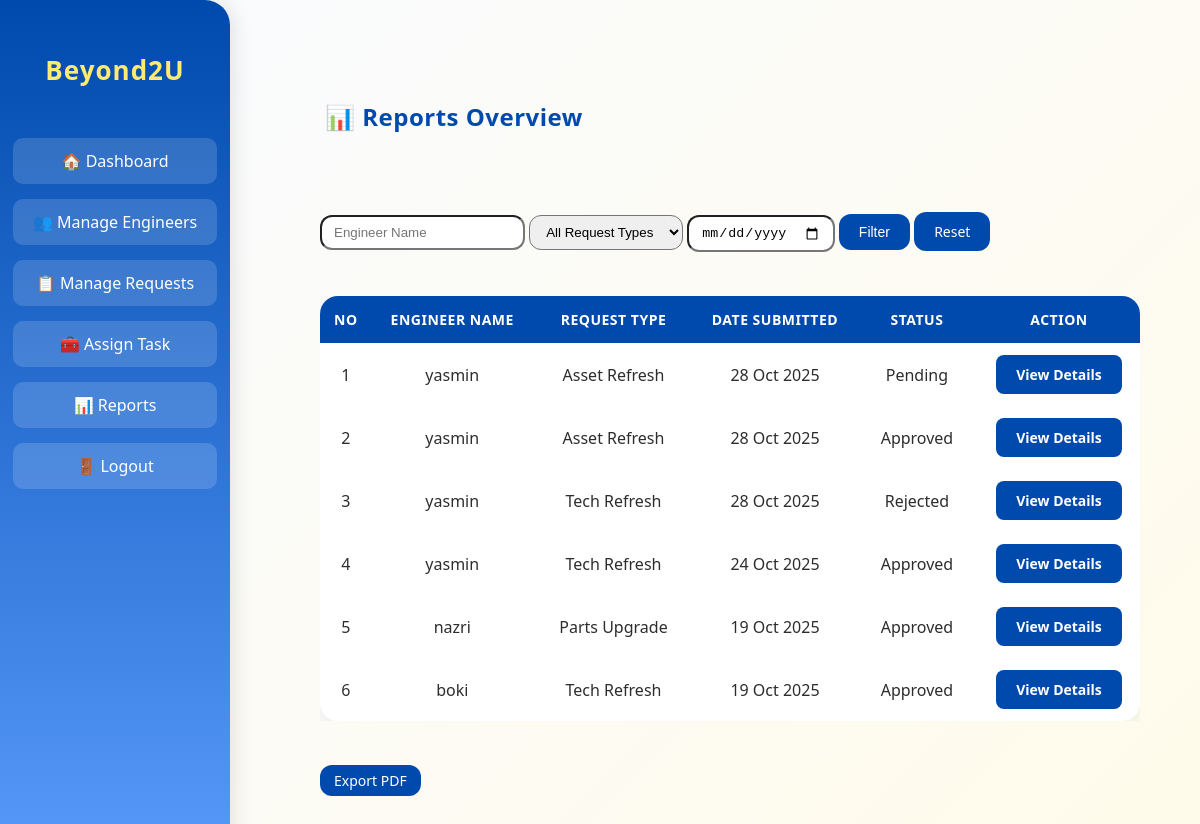
Page /beyond2u/dashboard/teamlead/reports/ (signed in) on the earlier database version.
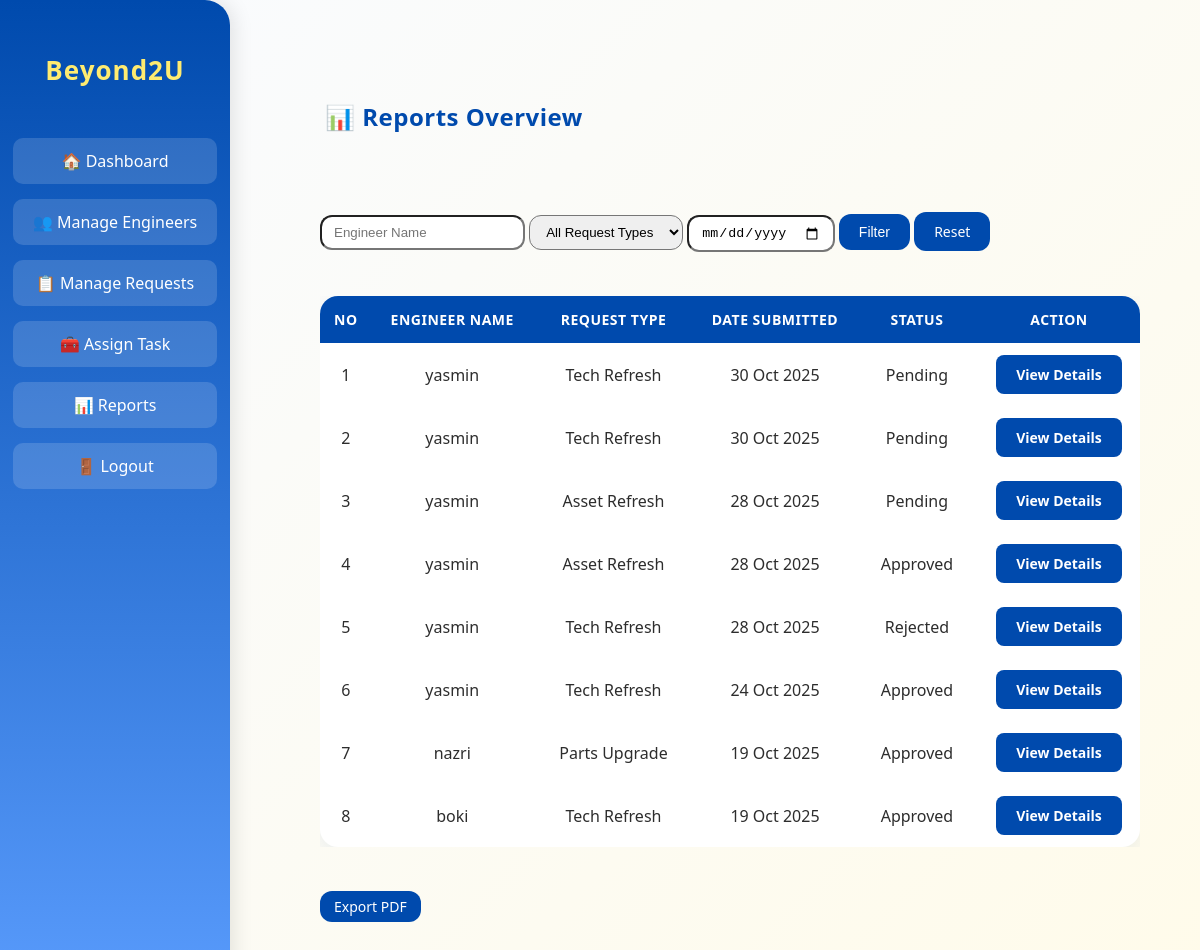
Same page on the later database version.
### inventorySystem/models.py (models this page shows, shortened)
class User(AbstractUser):
    ROLE_CHOICES = [
        ('TeamLead', 'Team Lead'),
        ('SystemEngineer', 'System Engineer'),
    ]
    role = models.CharField(max_length=20, choices=ROLE_CHOICES, default='SystemEngineer')

class Request(models.Model):
    TYPE_CHOICES = [
        ('Asset Refresh', 'Asset Refresh'),
        ('Parts Upgrade', 'Parts Upgrade'),
        ('Tech Refresh', 'Tech Refresh'),
    ]
    STATUS_CHOICES = [
        ('Pending', 'Pending'),
        ('Approved', 'Approved'),
        ('Rejected', 'Rejected'),
    ]
    FORMAT_STATUS_CHOICES = [
        ('Formatted', 'Formatted'),
        ('Not Formatted', 'Not Formatted'),
    ]
    UPLOAD_STATUS_CHOICES = [
        ('Uploaded', 'Uploaded'),
        ('Not Yet', 'Not Yet'),
    ]
    engineer = models.ForeignKey(settings.AUTH_USER_MODEL, on_delete=models.CASCADE)
    type = models.CharField(max_length=50, choices=TYPE_CHOICES)
    location = models.CharField(max_length=100)
    user = models.CharField(max_length=100)
    old_barcode = models.CharField(max_length=100, blank=True, null=True)
    new_barcode = models.CharField(max_length=100, blank=True, null=True)
    old_serial = models.CharField(max_length=100, blank=True, null=True)
    new_serial = models.CharField(max_length=100, blank=True, null=True)
    old_ip = models.GenericIPAddressField(blank=True, null=True)
    new_ip = models.GenericIPAddressField(blank=True, null=True)
    new_mac = models.CharField(max_length=50, blank=True, null=True)
    old_hostname = models.CharField(max_length=100, blank=True, null=True)
    new_hostname = models.CharField(max_length=100, blank=True, null=True)
    start_time = models.DateTimeField(blank=True, null=True)
    end_time = models.DateTimeField(blank=True, null=True)
    rescheduled_date = models.DateField(blank=True, null=True)
    status = models.CharField(max_length=20, choices=STATUS_CHOICES, default='Pending')
    format_status = models.CharField(max_length=20, choices=FORMAT_STATUS_CHOICES, blank=True, null=True)
    upload_status = models.CharField(max_length=20, choices=UPLOAD_STATUS_CHOICES, default='Not Yet')
    reason_not_formatted = models.TextField(blank=True, null=True)
    reason_not_uploaded = models.TextField(blank=True, null=True)
    remarks = models.TextField(blank=True, null=True)
    proof = models.FileField(upload_to='', blank=True, null=True)
    assigned_approver = models.ForeignKey(
        settings.AUTH_USER_MODEL,
        related_name='approver_requests',
        on_delete=models.SET_NULL,
        null=True,
        blank=True
    )
    created_at = models.DateTimeField(auto_now_add=True)
    updated_at = models.DateTimeField(auto_now=True)

### inventorySystem/views.py (the view, shortened to what this page needs)
# urls.py: path('dashboard/teamlead/reports/', views.reports, name='reports'),
@require_role('TeamLead')
def reports(request):
    engineer_name = request.GET.get('engineer_name', '').strip()
    request_type = request.GET.get('request_type', '').strip()
    date_filter = request.GET.get('start_date', '').strip()
    request_list = []
    reqs = Request.objects.filter(status__in=['Approved', 'Pending', 'Rejected']).order_by('-created_at')
    for r in reqs:
        request_list.append({
            'id': r.id,
            'engineer_name': r.engineer.username if r.engineer else "N/A",
            'request_type': r.type or "General Request",
            'date_submitted': r.created_at.date(),
            'status': r.status,
        })
    techs = TechRefreshRequest.objects.filter(status__in=['Approved', 'Pending', 'Rejected']).order_by('-submitted_at')
    if engineer_name:
        request_list = [r for r in request_list if engineer_name.lower() in r['engineer_name'].lower()]
    if request_type:
        request_list = [r for r in request_list if r['request_type'].lower() == request_type.lower()]
    if date_filter:
        request_list = [r for r in request_list if str(r['date_submitted']) == date_filter]
    request_list.sort(key=lambda x: x['date_submitted'], reverse=True)
    context = {
        'requests': request_list,
        'engineer_name': engineer_name,
        'request_type': request_type,
        'start_date': date_filter,
    }
    return render(request, 'reports.html', context)

### inventorySystem/views.py (called while the page is built, shortened)
def require_role(role):
    def decorator(view_func):
        @wraps(view_func)
        @login_required(login_url='login')
        def _wrapped(request, *args, **kwargs):
            return view_func(request, *args, **kwargs)
        return _wrapped
    return decorator

### inventorySystem/templates/reports.html (shortened to what this page needs)
{% extends 'base.html' %}
{% load static %}
{% block content %}
<div class="reports-container">
  <h2 class="reports-title">📊 Reports Overview</h2>
  <br>
  <br>
<form method="get" class="d-flex justify-content-end align-items-center gap-2 mb-4 flex-wrap">
  <input type="text" name="engineer_name" class="form-control" placeholder="Engineer Name" value="{{ engineer_name }}" style="max-width: 180px;">
  <select name="request_type" class="form-select" style="max-width: 180px;">
    <option value="">All Request Types</option>
  </select>
  <input type="date" name="start_date" class="form-control" value="{{ start_date }}" style="max-width: 170px;">
  <button type="submit" class="btn btn-primary btn-sm rounded-pill px-3">Filter</button>
  <a href="{% url 'reports' %}" class="btn btn-secondary btn-sm rounded-pill px-3">Reset</a>
</form>
<br>
<br>
<div class="table-wrapper mt-4">
  <div style="overflow-x:auto;">
    <table class="table table-bordered text-center">
      <thead class="table-primary">
        <tr>
          <th style="width:5%;">No</th>
          <th style="width:20%;">Engineer Name</th>
          <th style="width:20%;">Request Type</th>
          <th style="width:20%;">Date Submitted</th>
          <th style="width:15%;">Status</th>
          <th style="width:20%;">Action</th>
        </tr>
      </thead>
      <tbody>
        {% for req in requests %}
        <tr>
          <td>{{ forloop.counter }}</td>
          <td>{{ req.engineer_name }}</td>
          <td>{{ req.request_type }}</td>
          <td>{{ req.date_submitted|date:"d M Y" }}</td>
          <td>
            {% if req.status == 'Approved' %}
              <span class="badge bg-success">Approved</span>
            {% elif req.status == 'Pending' %}
              <span class="badge bg-warning text-dark">Pending</span>
            {% else %}
              <span class="badge bg-danger">Rejected</span>
            {% endif %}
          </td>
          <td>
            <a href="{% url 'report_details' req.id %}" class="btn btn-outline-primary btn-sm rounded-pill">
              View Details
            </a>
          </td>
        </tr>
        {% empty %}
        <tr>
          <td colspan="6" class="text-muted text-center">No approved requests found.</td>
        </tr>
        {% endfor %}
      </tbody>
    </table>
  </div>
</div>
<br>
<br>
<div class="export-buttons">
  <a href="{% url 'export_requests_pdf' %}?engineer_name={{ engineer_name }}&request_type={{ request_type }}&start_date={{ start_date }}"
     class="btn btn-danger btn-sm me-2">
     Export PDF
  </a>
</div>
</div>
{% endblock %}

Differences in the rows shown:
added Request: request_type "Tech Refresh"
added Request: request_type "Tech Refresh"
Other differences:
new list line: "1 30 Oct 2025 Pending View Details"
new list line: "yasmin"
new list line: "2 30 Oct 2025 Pending View Details"
